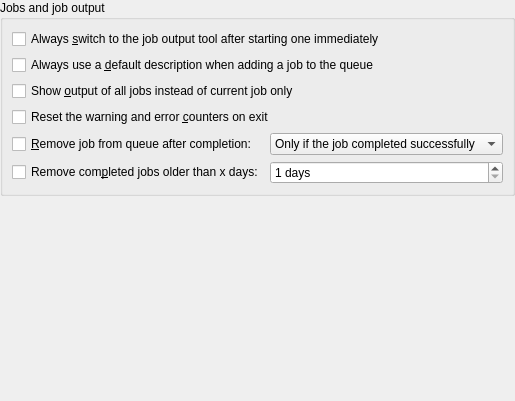
      <widget class="QWidget" name="pJobsGeneral">
       <layout class="QVBoxLayout" name="verticalLayout_14">
        <property name="leftMargin">
         <number>0</number>
        </property>
        <property name="topMargin">
         <number>0</number>
        </property>
        <property name="rightMargin">
         <number>0</number>
        </property>
        <property name="bottomMargin">
         <number>0</number>
        </property>
        <item>
         <widget class="QGroupBox" name="groupBox_4">
          <property name="title">
           <string>Jobs and job output</string>
          </property>
          <layout class="QVBoxLayout" name="verticalLayout_2">
           <item>
            <widget class="QCheckBox" name="cbGuiSwitchToJobOutputAfterStarting">
             <property name="text">
              <string>Always &amp;switch to the job output tool after starting one immediately</string>
             </property>
            </widget>
           </item>
           <item>
            <widget class="QCheckBox" name="cbGuiUseDefaultJobDescription">
             <property name="text">
              <string>Always use a &amp;default description when adding a job to the queue</string>
             </property>
            </widget>
           </item>
           <item>
            <widget class="QCheckBox" name="cbGuiShowOutputOfAllJobs">
             <property name="text">
              <string>Show &amp;output of all jobs instead of current job only</string>
             </property>
            </widget>
           </item>
           <item>
            <widget class="QCheckBox" name="cbGuiResetJobWarningErrorCountersOnExit">
             <property name="text">
              <string>Reset the warning and error &amp;counters on exit</string>
             </property>
            </widget>
           </item>
           <item>
            <layout class="QGridLayout" name="gridLayout_7">
             <item row="0" column="0">
              <widget class="QCheckBox" name="cbGuiRemoveJobs">
               <property name="text">
                <string>&amp;Remove job from queue after completion:</string>
               </property>
              </widget>
             </item>
             <item row="0" column="1">
              <widget class="QComboBox" name="cbGuiJobRemovalPolicy">
               <item>
                <property name="text">
                 <string>Only if the job completed successfully</string>
                </property>
               </item>
               <item>
                <property name="text">
                 <string>Even if there were warnings</string>
                </property>
               </item>
               <item>
                <property name="text">
                 <string>Even if there were errors</string>
                </property>
               </item>
              </widget>
             </item>
             <item row="1" column="0">
              <widget class="QCheckBox" name="cbGuiRemoveOldJobs">
               <property name="text">
                <string>Remove com&amp;pleted jobs older than x days:</string>
               </property>
              </widget>
             </item>
             <item row="1" column="1">
              <widget class="QSpinBox" name="sbGuiRemoveOldJobsDays">
               <property name="suffix">
                <string notr="true"> days</string>
               </property>
               <property name="minimum">
                <number>1</number>
               </property>
               <property name="maximum">
                <number>365</number>
               </property>
              </widget>
             </item>
            </layout>
           </item>
          </layout>
         </widget>
        </item>
        <item>
         <spacer name="verticalSpacer_5">
          <property name="orientation">
           <enum>Qt::Vertical</enum>
          </property>
          <property name="sizeHint" stdset="0">
           <size>
            <width>20</width>
            <height>205</height>
           </size>
          </property>
         </spacer>
        </item>
       </layout>
      </widget>
